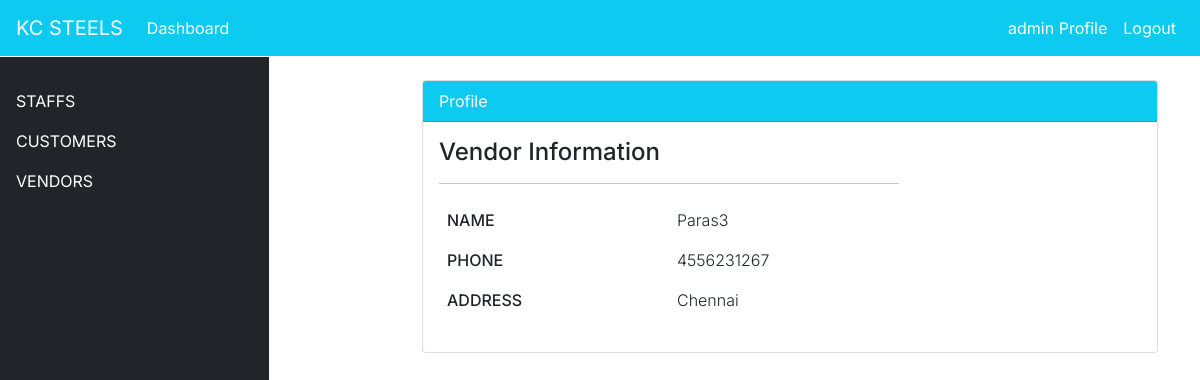
/vendor/view/13 (signed in), run on an earlier commit of the app's database.
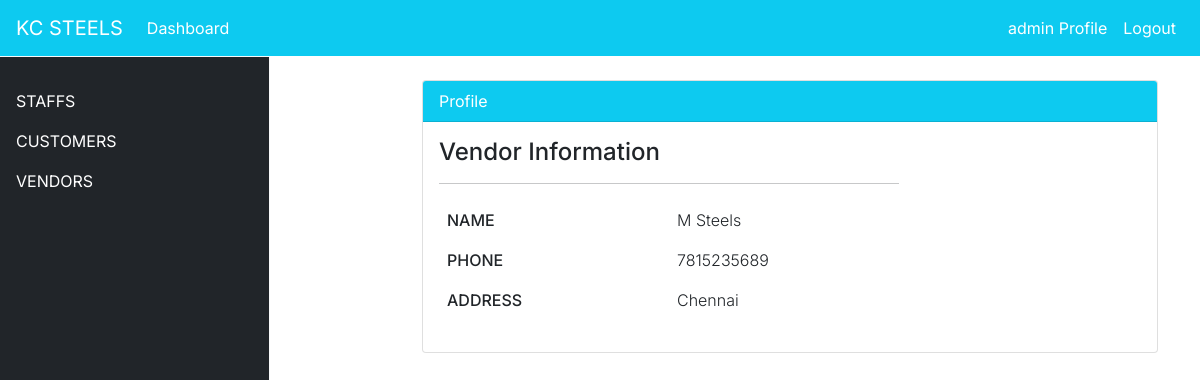
And on a later commit of the database.
### dashboard/models.py (models this page shows, shortened)
class Vendor(models.Model):
    vendor_no = models.IntegerField(null=True)
    vendor_id = models.CharField(max_length=100, null=True, unique=True)
    vendor_name = models.CharField(max_length=100, null=True)
    vendor_address = models.CharField(max_length=200, null=True)
    vendor_mobile = models.CharField(max_length=15,null=True)

### dashboard/views.py (the view)
# urls.py: path('vendor/view/<int:pk>',views.vendor_view,name='dashboard-vendor-view'),
@login_required
def vendor_view(request, pk):
    vendors = Vendor.objects.get(id=pk)
    context = {
        'vendors' : vendors,
    }
    return render(request, 'dashboard/vendor_veiw.html',context)

### templates/dashboard/vendor_veiw.html (shortened to what this page needs)
{% extends 'partial/base.html' %}
{% block content %}
{% include 'partial/topnav_wm.html'%}
<div class="container">
    <div class="row my-4">
        <div class="col-md-4">
        </div>
        <div class="col-md-8">
            <div class="card">
                <div class="card-header bg-info text-white">
                    Profile
                </div>
                <div class="card-body">
                    <div class="row">
                        <div class="col-md-8">
                            <span class="h4">Vendor Information</span>
                            <hr>
                            <table class="table bg-white table-borderless">
                                <tbody>
                                  <tr>
                                    <th scope="row">Name</th>
                                    <td>{{ vendors.vendor_name }}</td>
                                  </tr>
                                  <tr>
                                    <th scope="row">Phone</th>
                                    <td>{{ vendors.vendor_mobile }}</td>
                                  </tr>
                                  <tr>
                                    <th scope="row">Address</th>
                                    <td>{{ vendors.vendor_address }}</td>
                                  </tr>
                                </tbody>
                              </table>
                        </div>
                    </div>
                </div>
            </div>
        </div>
    </div>
</div>
{% endblock %}

What changed in the data, as far as the page shows it:
changed Vendor "Chennai": vendor_name "Paras3" → "M Steels"; vendor_mobile "4556231267" → "7815235689"
